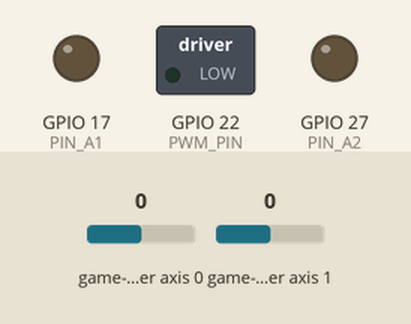
Recording of a program running on a simulated Raspberry Pi (BCM pin numbers). Parts: switched loads named in the program (green lamp = pin HIGH), output pins drawn as LEDs (lit = HIGH). Inputs (shaded band) come from the test bench; at power-on: game-controller axis 0 0, game-controller axis 1 0.

Above: at 1.2 s.
1.3 s: game-controller axis 0 set to -1
At 2.3 s:
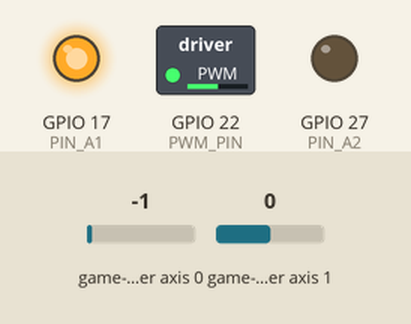
2.8 s: game-controller axis 1 set to 1
At 3.5 s:
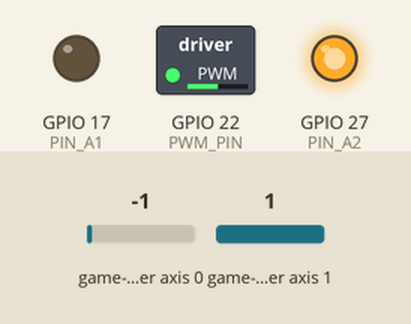
4.3 s: game-controller axis 1 set to 0
At 4.8 s:
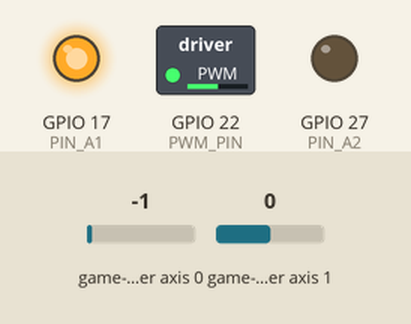
5.8 s: game-controller axis 1 set to 0.6
At 7.2 s:
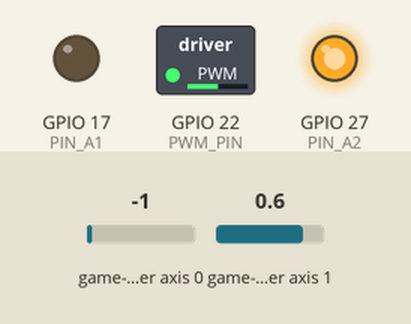
Timing chart, 0 to 8.3 s (numbered marks = the images above; inputs shaded):
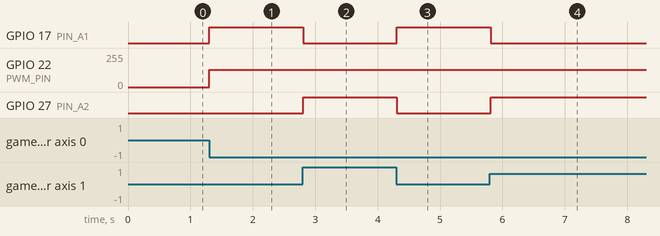

The program:

main.py
```python
import time
from gamepad_handler import GamepadHandler
from motor_controller import MotorController
from audio_player import AudioPlayer

# 初期化
gamepad = GamepadHandler()
motor = MotorController()
audio = AudioPlayer("drive_music.mp3")

music_playing = False
speed = 50  # 初期スピード（0-100）

try:
    while True:
        event = gamepad.get_event()

        if event == "FORWARD":
            motor.forward(speed)
        elif event == "BACKWARD":
            motor.backward(speed)
        elif event == "LEFT":
            motor.turn_left(speed)
        elif event == "RIGHT":
            motor.turn_right(speed)
        elif event == "STOP":
            motor.stop()
        elif event == "TOGGLE_MUSIC":
            if music_playing:
                audio.stop()
            else:
                audio.play()
            music_playing = not music_playing
        elif event == "ACCELERATE":
            speed = min(speed + 10, 100)
        elif event == "DECELERATE":
            speed = max(speed - 10, 20)

        time.sleep(0.05)

except KeyboardInterrupt:
    motor.stop()
    audio.stop()
    print("終了しました")
```

gamepad_handler.py
```python
import pygame

class GamepadHandler:
    def __init__(self):
        pygame.init()
        pygame.joystick.init()
        self.pad = pygame.joystick.Joystick(0)
        self.pad.init()

    def get_event(self):
        pygame.event.pump()
        x_axis = self.pad.get_axis(0)
        y_axis = self.pad.get_axis(1)

        if y_axis < -0.5:
            return "FORWARD"
        elif y_axis > 0.5:
            return "BACKWARD"
        elif x_axis < -0.5:
            return "LEFT"
        elif x_axis > 0.5:
            return "RIGHT"
        elif self.pad.get_button(1):  # ○ボタン
            return "TOGGLE_MUSIC"
        elif self.pad.get_button(5):  # R1
            return "ACCELERATE"
        elif self.pad.get_button(4):  # L1
            return "DECELERATE"
        else:
            return "STOP"
```

motor_controller.py
```python
import RPi.GPIO as GPIO

class MotorController:
    def __init__(self):
        self.PIN_A1 = 17
        self.PIN_A2 = 27
        self.PWM_PIN = 22

        GPIO.setmode(GPIO.BCM)
        GPIO.setup(self.PIN_A1, GPIO.OUT)
        GPIO.setup(self.PIN_A2, GPIO.OUT)
        GPIO.setup(self.PWM_PIN, GPIO.OUT)

        self.pwm = GPIO.PWM(self.PWM_PIN, 1000)
        self.pwm.start(0)

    def forward(self, speed):
        GPIO.output(self.PIN_A1, GPIO.HIGH)
        GPIO.output(self.PIN_A2, GPIO.LOW)
        self.pwm.ChangeDutyCycle(speed)

    def backward(self, speed):
        GPIO.output(self.PIN_A1, GPIO.LOW)
        GPIO.output(self.PIN_A2, GPIO.HIGH)
        self.pwm.ChangeDutyCycle(speed)

    def turn_left(self, speed):
        self.forward(speed)
        # 左だけちょっと止めるなど調整も可能

    def turn_right(self, speed):
        self.forward(speed)
        # 右だけちょっと止めるなど調整も可能

    def stop(self):
        self.pwm.ChangeDutyCycle(0)
        GPIO.output(self.PIN_A1, GPIO.LOW)
        GPIO.output(self.PIN_A2, GPIO.LOW)
```

audio_player.py
```python
import os
import subprocess

class AudioPlayer:
    def __init__(self, filename):
        self.filename = filename
        self.process = None

    def play(self):
        self.process = subprocess.Popen(["mpg123", self.filename])

    def stop(self):
        if self.process:
            self.process.terminate()
            self.process = None
```

Measured:
- the behaviour switches between 1 and 0.5 on game-controller axis 1 (found by bisection; images 2 and 3)
- after the input at 1.3 s, GPIO 17 (PIN_A1): LOW → HIGH at once; GPIO 22 (PWM_PIN): 0/255 → 128/255 at once
- after the input at 2.8 s, GPIO 17 (PIN_A1): HIGH → LOW at once; GPIO 27 (PIN_A2): LOW → HIGH at once
- after the input at 4.3 s, GPIO 17 (PIN_A1): LOW → HIGH at once; GPIO 27 (PIN_A2): HIGH → LOW at once
- after the input at 5.8 s, GPIO 17 (PIN_A1): HIGH → LOW at once; GPIO 27 (PIN_A2): LOW → HIGH at once
